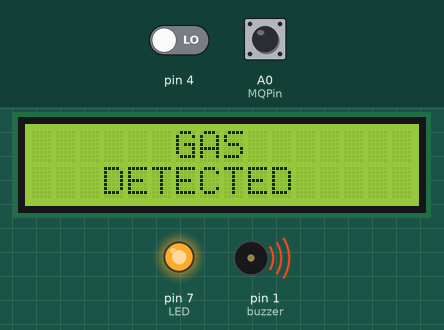
Recording of a sketch running on a simulated Arduino Uno, built with avr-gcc and run on an emulated ATmega328P. On the bench: 16×2 character LCD, output pins drawn as LEDs (lit = HIGH), buzzer (waves = sounding, pin HIGH). The inputs (shaded band) are chosen by the test bench; at power-on: pin 4 LOW, A0 (MQPin) HIGH.

Above: at 1.97 s.
2.3 s: pin 4 driven HIGH
At 2.78 s:
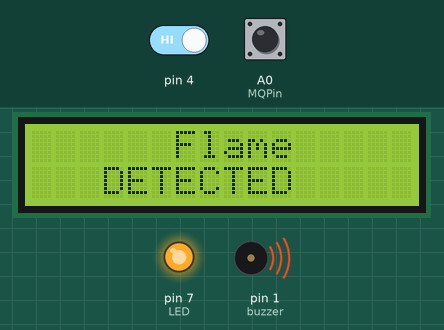
5.3 s: pin 4 driven LOW
6.8 s: A0 (MQPin) pulled LOW for 3.2 s
At 8.5 s:
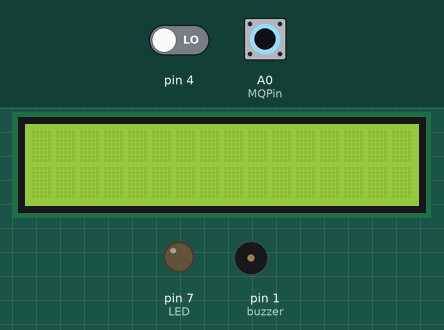
Timing chart, 0 to 11.5 s (numbered marks = the images above; inputs shaded):
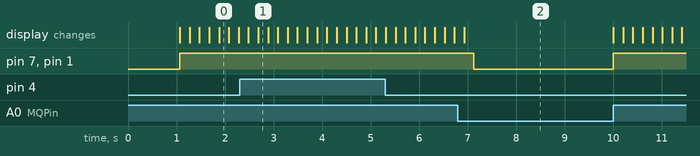

Measured:
- after the input at 2.3 s, the display: first differs from a run without the input after 0.39 s (image 1)
- after the input at 6.8 s, pin 7 (LED), pin 1 (buzzer): HIGH → LOW after 0.33 s, → HIGH 2.9 s later

The sketch:

sketch_jun13a.ino
```cpp
//gas initializing
#include <LiquidCrystal.h>
LiquidCrystal lcd(8, 6, 5, 9, 3, 2);
#define MQPin A0
#define buzzer 1

//flame initializing
int LED = 7;
int flame_sensor = 4;
int flame;


void setup(){

//flame sensor
  pinMode(7, OUTPUT);
  pinMode(4, INPUT);

//mq4 gas sensor
  pinMode(MQPin, INPUT_PULLUP);

//buzzer + lcd initialization
  pinMode(buzzer, OUTPUT);
  lcd.begin(16, 2);
  lcd.setCursor(2, 0);
  lcd.print("GAS & Flame");
  lcd.setCursor(4, 1);
  lcd.print("DETECTOR");
  delay(1000);
  lcd.clear();
}

void loop()
{
//  flame loop
  flame = digitalRead(4);
  if(flame == 1) {
    digitalWrite(LED, HIGH);
    digitalWrite(buzzer, HIGH);
    lcd.setCursor(6, 0);
    lcd.print("Flame");
     lcd.setCursor(3, 1);
    lcd.print("DETECTED");
    delay(200);
    lcd.clear();
    delay(200);
  } else {
    digitalWrite(LED, LOW);
    digitalWrite(buzzer, LOW);
  }

//  gas loop
  int gas_value = digitalRead(MQPin);
  if(gas_value==HIGH) {
    digitalWrite(buzzer, HIGH);
    digitalWrite(LED, HIGH);
    lcd.setCursor(6, 0);
    lcd.print("GAS");
    lcd.setCursor(3, 1);
    lcd.print("DETECTED");
    delay(200);
    lcd.clear();
    delay(200);
  } else {
    lcd.clear();
    digitalWrite(buzzer, LOW);
    digitalWrite(LED, LOW);
  }
}
```
